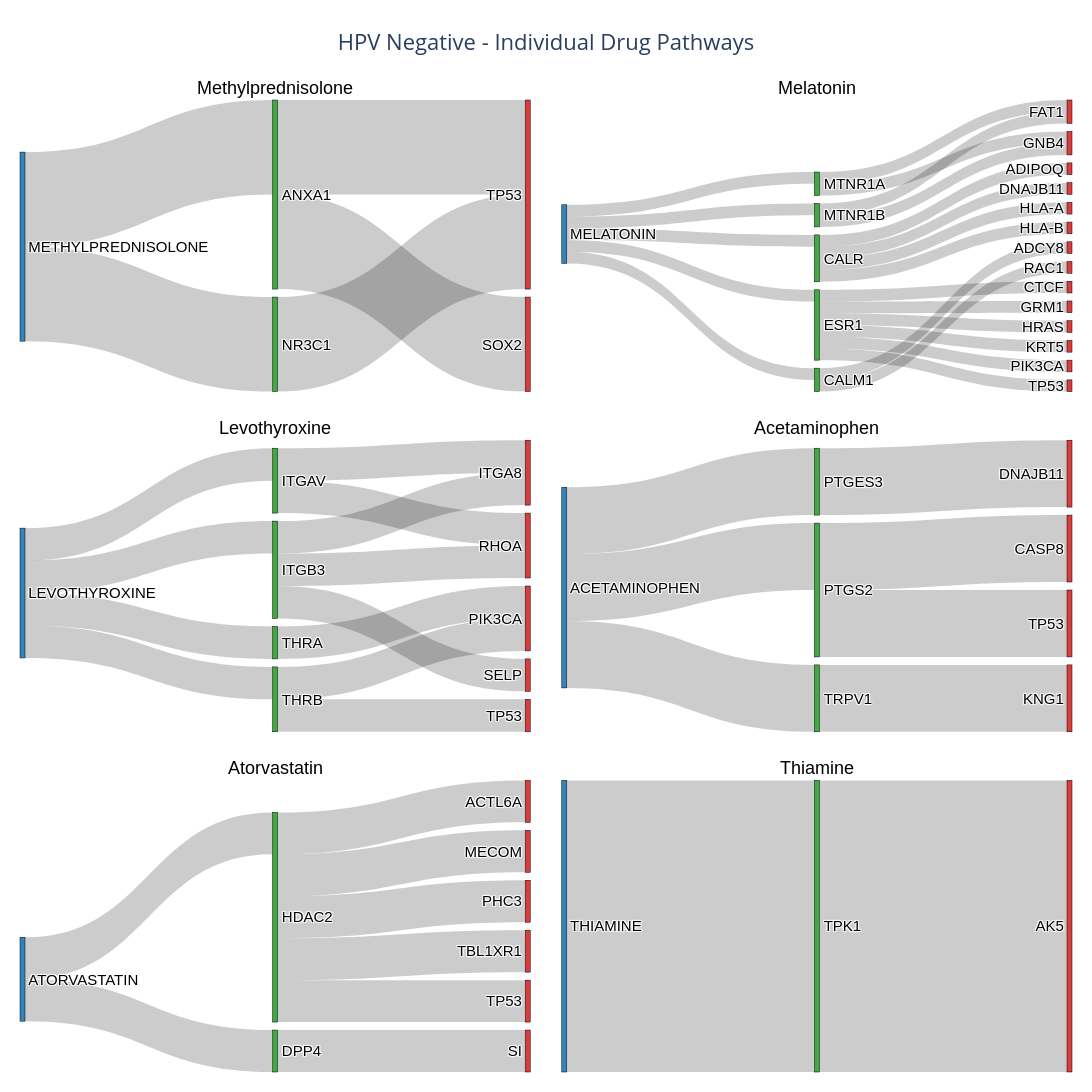

This figure's notebook cell:
### Code cell
interested_drugs_neg = ['METHYLPREDNISOLONE', 'MELATONIN', 'LEVOTHYROXINE', 'ACETAMINOPHEN', 'ATORVASTATIN', 'THIAMINE']
plot_multiple_sankeys(hpv_neg_df_indirect_explicit, interested_drugs_neg, title_prefix="HPV Negative - ")

### Figure 1 — Plotly figure (JSON) as saved in the notebook; plotly's stock layout.template omitted (floating-point values rounded to 4 significant figures)
{"data": [{"arrangement": "snap", "domain": {"x": [0, 0.485], "y": [0.7, 1]}, "link": {"color": "rgba(0, 0, 0, 0.2)", "source": [0, 0, 1, 1, 2], "target": [1, 2, 3, 4, 4], "value": [1, 1, 1, 1, 1]}, "node": {"color": ["rgba(31, 119, 180, 0.9)", "rgba(44, 160, 44, 0.9)", "rgba(44, 160, 44, 0.9)", "rgba(214, 39, 40, 0.9)", "rgba(214, 39, 40, 0.9)"], "label": ["METHYLPREDNISOLONE", "ANXA1", "NR3C1", "SOX2", "TP53"], "line": {"color": "black", "width": 0.5}, "pad": 8, "thickness": 5}, "textfont": {"color": "black", "family": "Arial", "size": 15}, "type": "sankey", "valueformat": ".0f"}, {"arrangement": "snap", "domain": {"x": [0.515, 1], "y": [0.7, 1]}, "link": {"color": "rgba(0, 0, 0, 0.2)", "source": [0, 0, 0, 0, 0, 1, 1, 2, 2, 2, 2, 3, 3, 3, 3, 3, 3, 4, 4, 5, 5], "target": [1, 2, 3, 4, 5, 6, 18, 7, 9, 13, 14, 8, 12, 15, 16, 17, 19, 10, 11, 10, 11], "value": [1, 1, 1, 1, 1, 1, 1, 1, 1, 1, 1, 1, 1, 1, 1, 1, 1, 1, 1, 1, 1]}, "node": {"color": ["rgba(31, 119, 180, 0.9)", "rgba(44, 160, 44, 0.9)", "rgba(44, 160, 44, 0.9)", "rgba(44, 160, 44, 0.9)", "rgba(44, 160, 44, 0.9)", "rgba(44, 160, 44, 0.9)", "rgba(214, 39, 40, 0.9)", "rgba(214, 39, 40, 0.9)", "rgba(214, 39, 40, 0.9)", "rgba(214, 39, 40, 0.9)", "rgba(214, 39, 40, 0.9)", "rgba(214, 39, 40, 0.9)", "rgba(214, 39, 40, 0.9)", "rgba(214, 39, 40, 0.9)", "rgba(214, 39, 40, 0.9)", "rgba(214, 39, 40, 0.9)", "rgba(214, 39, 40, 0.9)", "rgba(214, 39, 40, 0.9)", "rgba(214, 39, 40, 0.9)", "rgba(214, 39, 40, 0.9)"], "label": ["MELATONIN", "CALM1", "CALR", "ESR1", "MTNR1A", "MTNR1B", "ADCY8", "ADIPOQ", "CTCF", "DNAJB11", "FAT1", "GNB4", "GRM1", "HLA-A", "HLA-B", "HRAS", "KRT5", "PIK3CA", "RAC1", "TP53"], "line": {"color": "black", "width": 0.5}, "pad": 8, "thickness": 5}, "textfont": {"color": "black", "family": "Arial", "size": 15}, "type": "sankey", "valueformat": ".0f"}, {"arrangement": "snap", "domain": {"x": [0, 0.485], "y": [0.35, 0.65]}, "link": {"color": "rgba(0, 0, 0, 0.2)", "source": [0, 0, 0, 0, 1, 1, 2, 2, 2, 3, 4, 4], "target": [1, 2, 3, 4, 5, 7, 5, 7, 8, 6, 6, 9], "value": [1, 1, 1, 1, 1, 1, 1, 1, 1, 1, 1, 1]}, "node": {"color": ["rgba(31, 119, 180, 0.9)", "rgba(44, 160, 44, 0.9)", "rgba(44, 160, 44, 0.9)", "rgba(44, 160, 44, 0.9)", "rgba(44, 160, 44, 0.9)", "rgba(214, 39, 40, 0.9)", "rgba(214, 39, 40, 0.9)", "rgba(214, 39, 40, 0.9)", "rgba(214, 39, 40, 0.9)", "rgba(214, 39, 40, 0.9)"], "label": ["LEVOTHYROXINE", "ITGAV", "ITGB3", "THRA", "THRB", "ITGA8", "PIK3CA", "RHOA", "SELP", "TP53"], "line": {"color": "black", "width": 0.5}, "pad": 8, "thickness": 5}, "textfont": {"color": "black", "family": "Arial", "size": 15}, "type": "sankey", "valueformat": ".0f"}, {"arrangement": "snap", "domain": {"x": [0.515, 1], "y": [0.35, 0.65]}, "link": {"color": "rgba(0, 0, 0, 0.2)", "source": [0, 0, 0, 1, 2, 2, 3], "target": [1, 2, 3, 5, 4, 7, 6], "value": [1, 1, 1, 1, 1, 1, 1]}, "node": {"color": ["rgba(31, 119, 180, 0.9)", "rgba(44, 160, 44, 0.9)", "rgba(44, 160, 44, 0.9)", "rgba(44, 160, 44, 0.9)", "rgba(214, 39, 40, 0.9)", "rgba(214, 39, 40, 0.9)", "rgba(214, 39, 40, 0.9)", "rgba(214, 39, 40, 0.9)"], "label": ["ACETAMINOPHEN", "PTGES3", "PTGS2", "TRPV1", "CASP8", "DNAJB11", "KNG1", "TP53"], "line": {"color": "black", "width": 0.5}, "pad": 8, "thickness": 5}, "textfont": {"color": "black", "family": "Arial", "size": 15}, "type": "sankey", "valueformat": ".0f"}, {"arrangement": "snap", "domain": {"x": [0, 0.485], "y": [0, 0.3]}, "link": {"color": "rgba(0, 0, 0, 0.2)", "source": [0, 0, 1, 2, 2, 2, 2, 2], "target": [1, 2, 6, 3, 4, 5, 7, 8], "value": [1, 1, 1, 1, 1, 1, 1, 1]}, "node": {"color": ["rgba(31, 119, 180, 0.9)", "rgba(44, 160, 44, 0.9)", "rgba(44, 160, 44, 0.9)", "rgba(214, 39, 40, 0.9)", "rgba(214, 39, 40, 0.9)", "rgba(214, 39, 40, 0.9)", "rgba(214, 39, 40, 0.9)", "rgba(214, 39, 40, 0.9)", "rgba(214, 39, 40, 0.9)"], "label": ["ATORVASTATIN", "DPP4", "HDAC2", "ACTL6A", "MECOM", "PHC3", "SI", "TBL1XR1", "TP53"], "line": {"color": "black", "width": 0.5}, "pad": 8, "thickness": 5}, "textfont": {"color": "black", "family": "Arial", "size": 15}, "type": "sankey", "valueformat": ".0f"}, {"arrangement": "snap", "domain": {"x": [0.515, 1], "y": [0, 0.3]}, "link": {"color": "rgba(0, 0, 0, 0.2)", "source": [0, 1], "target": [1, 2], "value": [1, 1]}, "node": {"color": ["rgba(31, 119, 180, 0.9)", "rgba(44, 160, 44, 0.9)", "rgba(214, 39, 40, 0.9)"], "label": ["THIAMINE", "TPK1", "AK5"], "line": {"color": "black", "width": 0.5}, "pad": 8, "thickness": 5}, "textfont": {"color": "black", "family": "Arial", "size": 15}, "type": "sankey", "valueformat": ".0f"}], "layout": {"annotations": [{"font": {"color": "black", "family": "Arial", "size": 18}, "showarrow": false, "text": "Methylprednisolone", "x": 0.2425, "xanchor": "center", "xref": "paper", "y": 1, "yanchor": "bottom", "yref": "paper"}, {"font": {"color": "black", "family": "Arial", "size": 18}, "showarrow": false, "text": "Melatonin", "x": 0.7575, "xanchor": "center", "xref": "paper", "y": 1, "yanchor": "bottom", "yref": "paper"}, {"font": {"color": "black", "family": "Arial", "size": 18}, "showarrow": false, "text": "Levothyroxine", "x": 0.2425, "xanchor": "center", "xref": "paper", "y": 0.65, "yanchor": "bottom", "yref": "paper"}, {"font": {"color": "black", "family": "Arial", "size": 18}, "showarrow": false, "text": "Acetaminophen", "x": 0.7575, "xanchor": "center", "xref": "paper", "y": 0.65, "yanchor": "bottom", "yref": "paper"}, {"font": {"color": "black", "family": "Arial", "size": 18}, "showarrow": false, "text": "Atorvastatin", "x": 0.2425, "xanchor": "center", "xref": "paper", "y": 0.3, "yanchor": "bottom", "yref": "paper"}, {"font": {"color": "black", "family": "Arial", "size": 18}, "showarrow": false, "text": "Thiamine", "x": 0.7575, "xanchor": "center", "xref": "paper", "y": 0.3, "yanchor": "bottom", "yref": "paper"}], "font": {"size": 14}, "height": 2200, "margin": {"b": 20, "l": 20, "r": 20, "t": 100}, "showlegend": false, "title": {"font": {"size": 22}, "text": "HPV Negative - Individual Drug Pathways<br>", "x": 0.5, "xanchor": "center"}, "width": 2000}}
